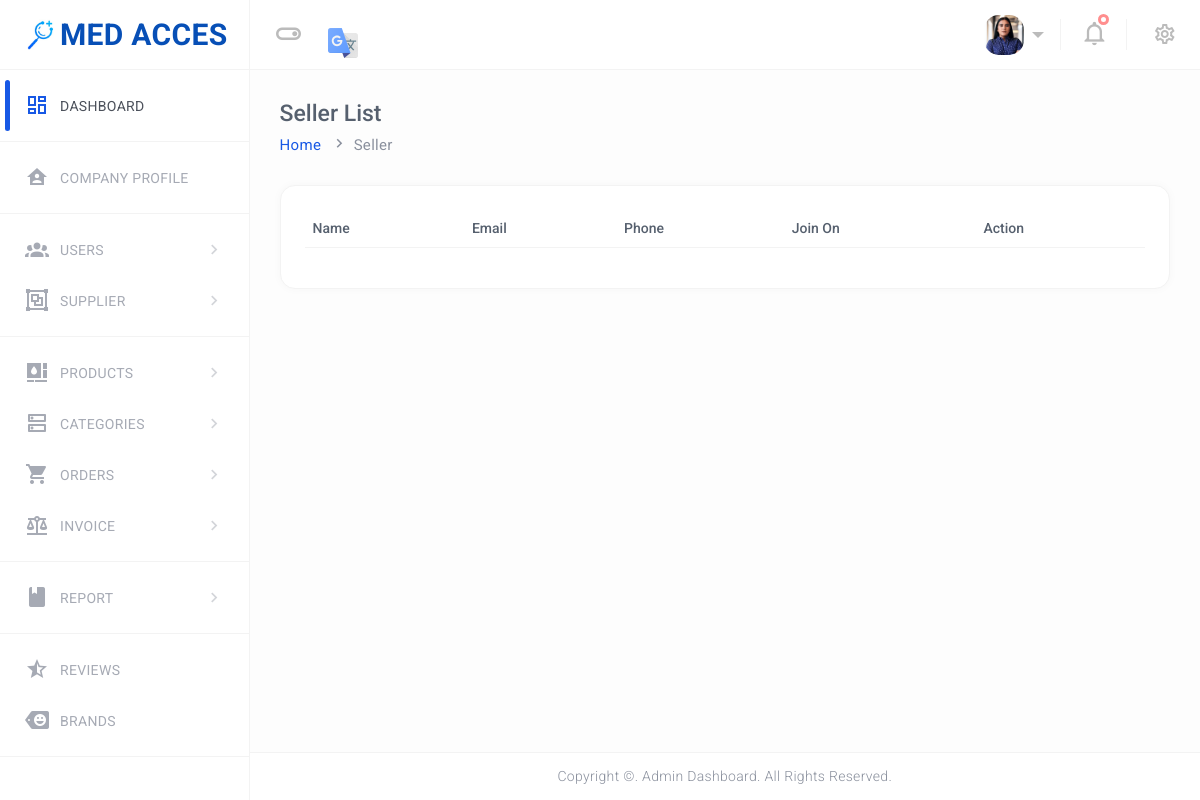
/med/admin/seller-list.php (signed in), run on an earlier commit of the app's database.
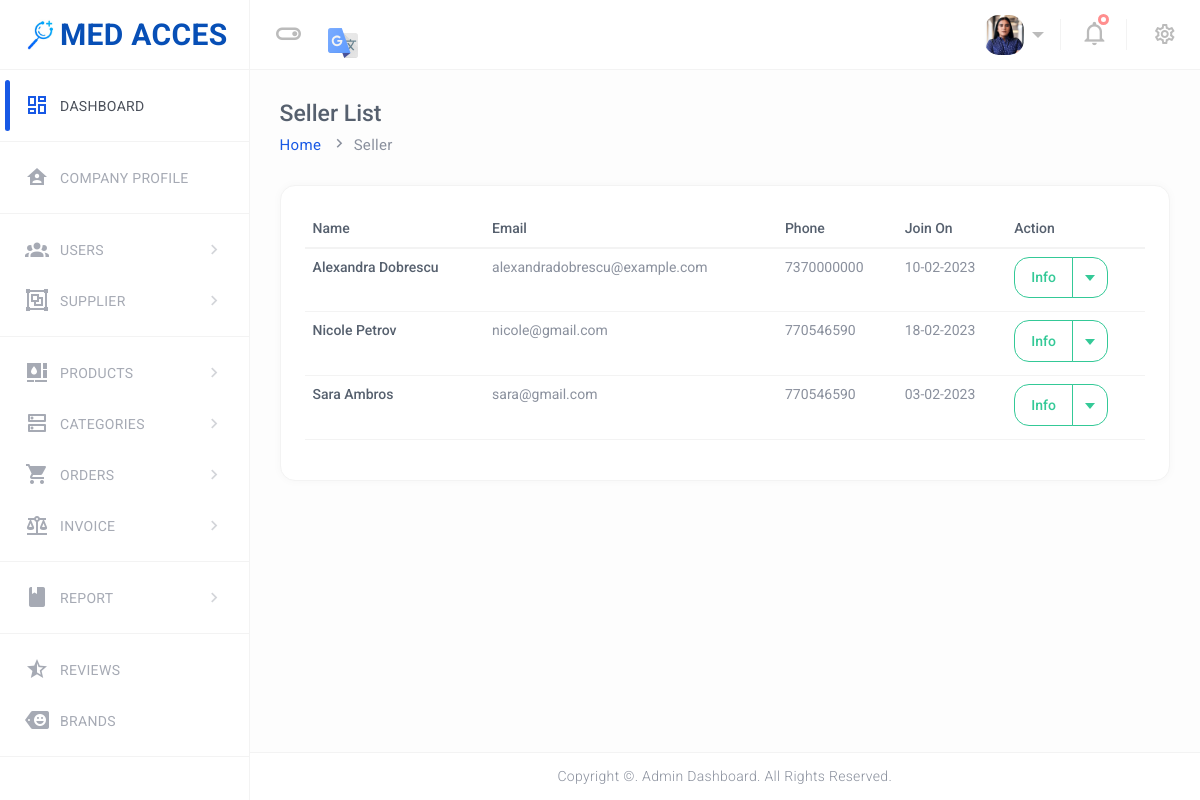
And on a later commit of the database.
### tables this page shows
CREATE TABLE `seller` (
`id` int(11) NOT NULL,
`name` varchar(255) DEFAULT NULL,
`email` varchar(255) DEFAULT NULL,
`contactNo` bigint(11) DEFAULT NULL,
`password` varchar(255) DEFAULT NULL,
`activationCode` varchar(255) NOT NULL DEFAULT 'g2o9@h3$n%&h09',
`regDate` timestamp NOT NULL DEFAULT current_timestamp(),
`updationDate` varchar(255) DEFAULT NULL
);

### med/admin/seller-list.php (the view, shortened to what this page needs)
<?php
include('includes/dbconnection.php');
?>
<!DOCTYPE html>
<html lang="en" dir="ltr">
<head>
	<link rel="stylesheet" href="assets/mdi/css/materialdesignicons.min.css">
	<link href="assets/plugins/simplebar/simplebar.css" rel="stylesheet" />
	<link href='assets/plugins/data-tables/datatables.bootstrap5.min.css' rel='stylesheet'>
	<link href='assets/plugins/data-tables/responsive.datatables.min.css' rel='stylesheet'>
	<link id="Shop-css" rel="stylesheet" href="assets/css/style.css" />
	<link id="Shop-css" rel="stylesheet" href="assets/css/form-validate.css" />
	<link rel="stylesheet" type="text/css" href="assets/sweetalert2/sweetalert2.min.css">
</head>
<body class="ec-header-fixed ec-sidebar-fixed ec-sidebar-dark ec-header-light" id="body">
	<div class="wrapper">
		<?php @include("includes/sidebar.php");?>
		<div class="ec-page-wrapper">
			<?php @include("includes/header.php");?>
			<div class="ec-content-wrapper">
				<div class="content">
					<div class="breadcrumb-wrapper breadcrumb-contacts">
						<div>
							<h1>Seller List</h1>
							<p class="breadcrumbs"><span><a href="dashboard.php">Home</a></span>
								<span><i class="mdi mdi-chevron-right"></i></span>Seller
							</p>
						</div>
					</div>
									<?php @include("edit-seller.php");?>
					<div class="row">
						<div class="col-12">
							<div class="ec-vendor-list card card-default">
								<div class="card-body">
									<div class="table-responsive">
										<table id="responsive-data-table" class="table">
											<thead>
												<tr>
													<th>Name</th>
													<th>Email</th>
													<th>Phone</th>
													<th>Join On</th>
													<th>Action</th>
												</tr>
											</thead>
											<tbody>
												<?php
												$sql="SELECT * from seller ORDER BY id DESC";
												$query = $dbh -> prepare($sql);
												$query->execute();
												$results=$query->fetchAll(PDO::FETCH_OBJ);
												if($query->rowCount() > 0)
												{
													foreach($results as $row)
													{
														?>
														<tr>
																														<td><?php  echo htmlentities($row->name);?></td>
															<td><?php  echo htmlentities($row->email);?></td>
															<td><?php  echo htmlentities($row->contactNo);?></td>
															<td><?php  echo htmlentities(date("d-m-Y", strtotime($row->regDate)));?></td>
															<td>
																<div class="btn-group mb-1">
																	<button type="button"
																	class="btn btn-outline-success">Info</button>
																	<button type="button"class="btn btn-outline-success dropdown-toggle dropdown-toggle-split" data-bs-toggle="dropdown" aria-haspopup="true" aria-expanded="false" data-display="static">
																	</button>
																</div>
															</td>
														</tr>
														<?php
													}
												}
												?>
											</tbody>
										</table>
									</div>
								</div>
							</div>
						</div>
					</div>
				</div>
			</div>
			<?php @include("includes/footer.php");?>
		</div>
	</div>
</body>
</html>

### med/admin/includes/header.php (shortened to what this page needs)
<header class="ec-main-header" id="header">
  <nav class="navbar navbar-static-top navbar-expand-lg">
    <button id="sidebar-toggler" class="sidebar-toggle"></button>
      <img src="assets/img/icons/translate.svg" alt="user" style="height: 30px; width: auto; margin-top: 16px; margin-right: 10px;">
    <div class="navbar-right">
      <ul class="nav navbar-nav">
        <li class="dropdown user-menu">
          <?php
          $aid=$_SESSION['odmsaid'];
          $sql="SELECT * from  tbladmin where id=:aid";
          $query = $dbh -> prepare($sql);
          $query->bindParam(':aid',$aid,PDO::PARAM_STR);
          $query->execute();
          $results=$query->fetchAll(PDO::FETCH_OBJ);
          if($query->rowCount() > 0)
          {
            foreach($results as $row)
            {
              ?>
              <button class="dropdown-toggle nav-link ec-drop" data-bs-toggle="dropdown" aria-expanded="false">
                <?php
                if($row->photo=="avatar15.jpg")
                {
                  ?>
                  <img src="../assets/img/user/user.jpg" class="user-image" alt="User Image" />
                  <?php
                } else {
                  ?>
                  <img class="user-image" alt="User Image" src="profileimages/<?php  echo $row->photo;?>" alt="">
                  <?php
                } ?>
              </button>
              <?php
            }
          } ?>
        </li>
        <li class="dropdown notifications-menu custom-dropdown">
          <button class="dropdown-toggle notify-toggler custom-dropdown-toggler">
            <i class="mdi mdi-bell-outline"></i>
          </button>
          <div class="card card-default dropdown-notify dropdown-menu-right mb-0">
            <div class="card-body px-0 py-0">
            <div class="tab-content" id="myTabContent3">
          <li class="right-sidebar-in right-sidebar-2-menu">
              <i class="mdi mdi-settings-outline mdi-spin"></i>
          </li>
  </nav>
</header>

What changed in the data, as far as the page shows it:
added seller: name "Alexandra Dobrescu", email "alexandradobrescu@example.com", contactNo "7370000000", regDate "10-02-2023"
added seller: name "Nicole Petrov", email "nicole@gmail.com", contactNo "770546590", regDate "18-02-2023"
added seller: name "Sara Ambros", email "sara@gmail.com", contactNo "770546590", regDate "03-02-2023"
